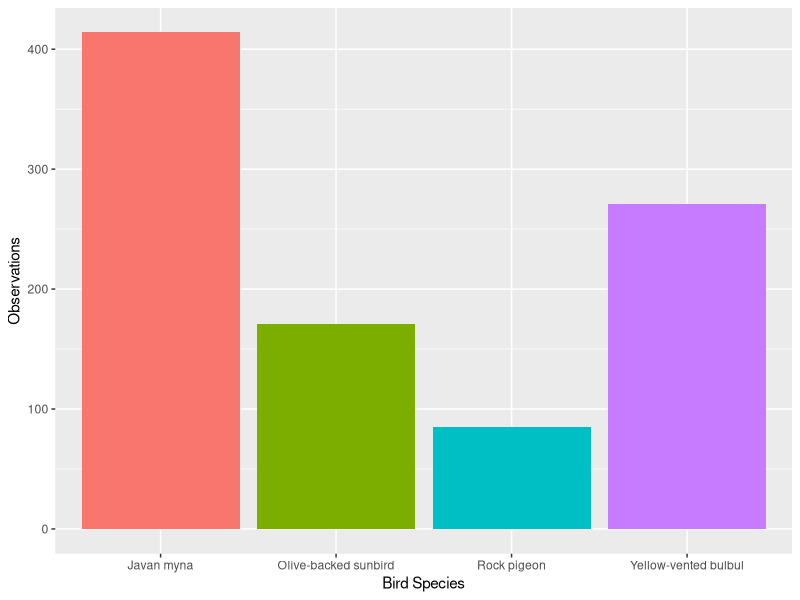

Generate this figure with R:
#! /usr/bin/env Rscript

# Calculates, basic aggregates values
# 1. Total observations
# 2. Total selected 5 species observations
# 3. Observations for each of the 5 species
# 4. Histogram for (3)

library(ggplot2)
library(plyr)

df <- read.csv('data.csv')

filter_species <- function(df, species) {
    # @returns observations for Bird.Species == species,
    # and Distance Bin != na
    df <- df[df$Bird.Species == species, ]
    df <- df[!is.na(df$Distance.Bin), ]
    df
}

count_locations <- function(df) {
    counts <- count(df$Location.Hash)
    nrow(counts)
}

all_obs <- df[!is.na(df$Bird.Species), ]
all_obs <- all_obs[!is.na(df$Distance.Bin), ]
cat('All valid observations:', nrow(all_obs), fill=TRUE)
cat('Locations with all valid observations:', 
    count_locations(all_obs), fill=TRUE)

myna <- filter_species(df, 'Javan myna')
bulbul <- filter_species(df, 'Yellow-vented bulbul')
sunbird <- filter_species(df, 'Olive-backed sunbird')
pigeon <- filter_species(df, 'Rock pigeon')
oriole <- filter_species(df, 'Black-naped oriole')

cat('Javan myna observations:',            nrow(myna),    fill=TRUE)
cat('Yellow-vented bulbul observations:',  nrow(bulbul),  fill=TRUE)
cat('Olive-backed sunbird  observations:', nrow(sunbird), fill=TRUE)
cat('Rock pigeon observations:',           nrow(pigeon),  fill=TRUE)
cat('Black-naped oriole observations:',    nrow(oriole),  fill=TRUE)
cat('Total observations:', 
    nrow(myna) + nrow(bulbul) + nrow(sunbird) + nrow(pigeon) + nrow(oriole),
    fill=TRUE
)
selected_obs <- rbind(myna, bulbul, sunbird, pigeon, oriole)
cat('Locations with observations of selected species:', 
    count_locations(selected_obs), fill=TRUE)

counts_per_bird <- count(selected_obs$Bird.Species)
names(counts_per_bird) <- c('Bird Species', 'Observations')

g <- ggplot(selected_obs) +
    geom_bar(aes(x=Bird.Species, fill=Bird.Species), stat='count') +
    labs(y='Observations', x='Bird Species') +
    guides(fill=FALSE)  # remove legend

# TODO: sort bars in descending/ascending order

ggsave('03-basic_aggregates.png', width=6, height=4)
